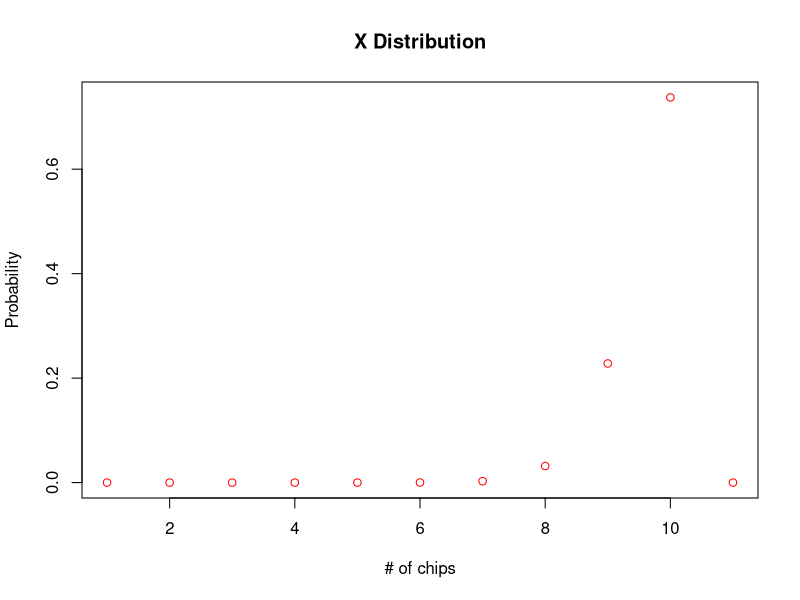

R code for this plot:
# Omair Khan Student ID# 914135359
#Problem 1
#Part 2


#Problem 1 Part 3

#Problem 2
r = 3
s = 6
num_of_simulations = 30
v = c()

for (sims in 1:num_of_simulations){
  
  consecutive_heads = 0
  for (flip in 1:s){
    toss <- sample (0:1 ,1)
    if (toss){
      consecutive_heads = consecutive_heads + 1
      if (consecutive_heads == r){
        break
      }
    } else {
      consecutive_heads = 0
    }
  }
  v = c(v, flip)
  
}
expected_value = mean(v)
print(expected_value)

# Problem 5 part 1
pos<- seq(0:10)
X <-dbinom(pos,10,0.97)
plot(X, col="red", main = "X Distribution", xlab = "# of chips", ylab = "Probability")

